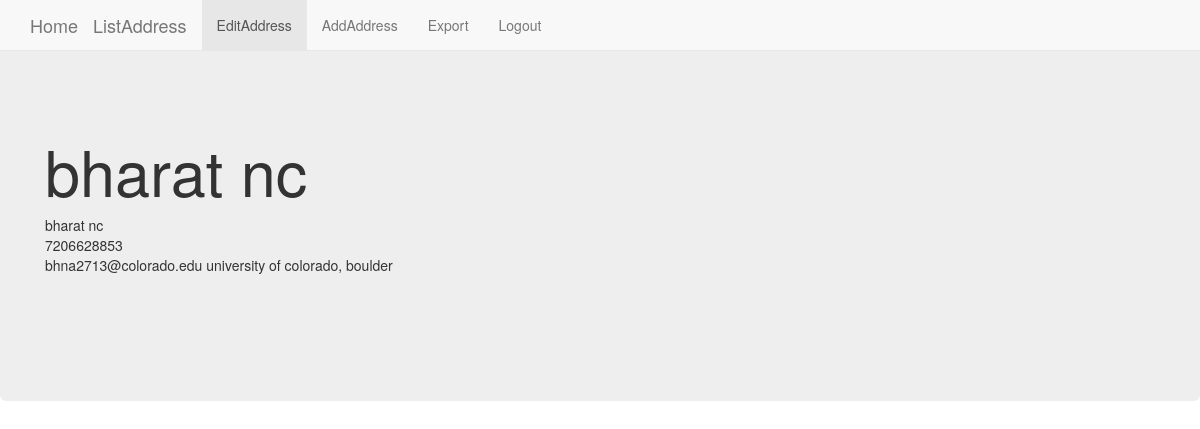
Page /address/list/72 on the committed database.
### address/models.py (models this page shows, shortened)
class Address(models.Model):
	Name = models.CharField(max_length = 120)
	date = models.DateTimeField(auto_now = True, auto_now_add = False)
	Number = models.CharField(max_length = 120)
	Email = models.CharField(max_length = 120)
	Address = models.TextField()
	def __str__(self):
 		return self.Name

### address/views.py (the view)
# urls.py: url(r'^list/(?P<id>\d+)$', address_list),
def address_list(request, id):
	instance= get_object_or_404(Address, id=id)
	context = {"Name" : instance.Name,
				"instance" : instance,
	}
	return render(request, "address_templates/edited_view.html", context)

### templates/address_templates/edited_view.html (shortened to what this page needs)
<!DOCTYPE html>
<html>
<head>
{% include "address_templates/address_header.html"%}
    <link rel="stylesheet" href="http://maxcdn.bootstrapcdn.com/bootstrap/3.3.6/css/bootstrap.min.css">
</head>
<body>
<div class="jumbotron" style="border-radius: 6px">
        <div class="container" style="padding-left :15px ; text align: justify; text-justify:auto;" >
            <div class= "jumbotron" style="padding-left :15px ; text align: justify; text-justify:auto; background: " >
<h1>{{ instance}} </h1>
{{instance.Name}}<br/>
{{instance.Number}}<br/>
{{instance.Email}}
{{instance.Address}}
</div>
</div>
</body>
</html>

### rows in the picture
Address: Name "bharat nc", Number "7206628853", Email "bhna2713@colorado.edu", Address "university of colorado, boulder"
